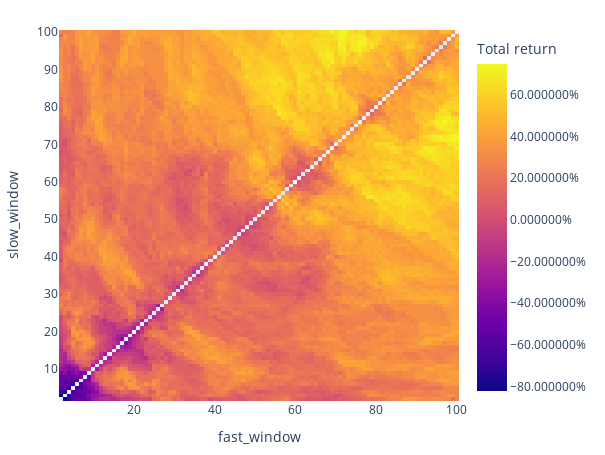

The cell this chart's notebook holds for it:
### Code cell
# can test on other metrics other than total_returns, e.g., sharpe ratio?
fig = pf.total_return().vbt.heatmap(
    x_level="fast_window", y_level="slow_window",
    symmetric=True,
    trace_kwargs=dict(colorbar=dict(title="Total return", tickformat="%"))
)
fig.show()

### Figure 1 — Plotly figure (JSON) as saved in the notebook; plotly's stock layout.template omitted (floating-point values rounded to 4 significant figures; data arrays with more than 128 entries replaced by an {"elided": "..."} marker saying what was removed)
{"data": [{"colorbar": {"tickformat": "%", "title": {"text": "Total return"}}, "colorscale": [[0, "#0d0887"], [0.1111, "#46039f"], [0.2222, "#7201a8"], [0.3333, "#9c179e"], [0.4444, "#bd3786"], [0.5556, "#d8576b"], [0.6667, "#ed7953"], [0.7778, "#fb9f3a"], [0.8889, "#fdca26"], [1, "#f0f921"]], "hoverongaps": false, "hovertemplate": "fast_window: %{x}<br>slow_window: %{y}<br>value: %{z}<extra></extra>", "type": "heatmap", "uid": "d028b3da-ba02-479a-b4dd-c0cf8ca91f88", "x": [2, 3, 4, 5, 6, 7, 8, 9, 10, 11, 12, 13, 14, 15, 16, 17, 18, 19, 20, 21, 22, 23, 24, 25, 26, 27, 28, 29, 30, 31, 32, 33, 34, 35, 36, 37, 38, 39, 40, 41, 42, 43, 44, 45, 46, 47, 48, 49, 50, 51, 52, 53, 54, 55, 56, 57, 58, 59, 60, 61, 62, 63, 64, 65, 66, 67, 68, 69, 70, 71, 72, 73, 74, 75, 76, 77, 78, 79, 80, 81, 82, 83, 84, 85, 86, 87, 88, 89, 90, 91, 92, 93, 94, 95, 96, 97, 98, 99, 100], "y": [2, 3, 4, 5, 6, 7, 8, 9, 10, 11, 12, 13, 14, 15, 16, 17, 18, 19, 20, 21, 22, 23, 24, 25, 26, 27, 28, 29, 30, 31, 32, 33, 34, 35, 36, 37, 38, 39, 40, 41, 42, 43, 44, 45, 46, 47, 48, 49, 50, 51, 52, 53, 54, 55, 56, 57, 58, 59, 60, 61, 62, 63, 64, 65, 66, 67, 68, 69, 70, 71, 72, 73, 74, 75, 76, 77, 78, 79, 80, 81, 82, 83, 84, 85, 86, 87, 88, 89, 90, 91, 92, 93, 94, 95, 96, 97, 98, 99, 100], "z": {"elided": "99x99 float values"}}], "layout": {"height": 455, "legend": {"orientation": "h", "title": {"text": "Total return(%)"}, "traceorder": "normal", "x": 1, "xanchor": "right", "y": 1.02, "yanchor": "bottom"}, "margin": {"b": 30, "l": 30, "r": 30, "t": 30}, "width": 605, "xaxis": {"title": {"text": "fast_window"}}, "yaxis": {"title": {"text": "slow_window"}}}}
